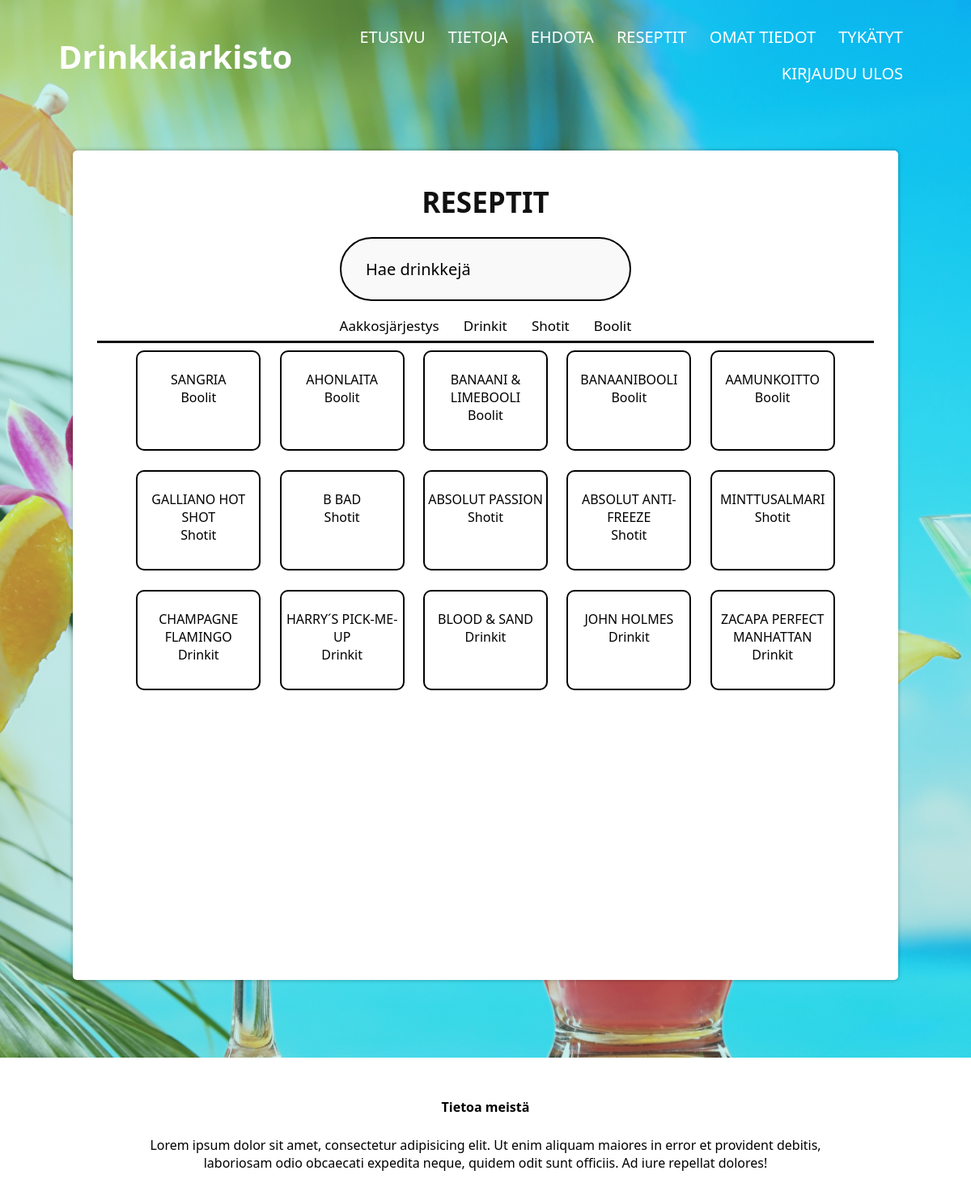
Screenshot of /drinkki.php (signed in) with the database file from the repository.
### tables this page shows
CREATE TABLE `drinkki` (
  `id` int(11) NOT NULL,
  `nimi` varchar(255) NOT NULL,
  `kuvaus` varchar(1024) NOT NULL,
  `kategoria` varchar(255) NOT NULL,
  `ainesosat` varchar(255) NOT NULL,
  `ohje` varchar(1024) NOT NULL,
  `tekija` varchar(255) NOT NULL,
  `hyvaksytty` int(11) NOT NULL
);

### drinkki.php (the view, shortened to what this page needs)
<?php
include('yhteys.php');
$sql = "SELECT * FROM drinkki;";
$result = mysqli_query($conn, $sql);
$resultCheck = mysqli_num_rows($result);
$ajarjestys = $_GET['id'];
$drinkit = $_GET['id'];
$shotit = $_GET['id'];
$booli = $_GET['id'];
?>
<!DOCTYPE html>
<html lang="en">
<head>
    <link rel="stylesheet" type="text/css" href="drinkki.css">
</head>
<body>
    <section class="header">
        <nav>
            <h1 id="mainheader">Drinkkiarkisto</h1>
            <div class="nav-links">
                <ul>
                    <li><a href="kayttaja.php">ETUSIVU</a></li>
                    <li><a href="tietoja1.php">TIETOJA</a></li>
                    <li><a href="ehdota.php">EHDOTA</a></li>
                    <li><a href="drinkki.php">RESEPTIT</a></li>
                    <li><a href="muokkaatietoja.php">OMAT TIEDOT</a></li>
                    <li><a href="tykkaa.php">TYKÄTYT</a></li>
                    <li><a href="kirjaudu-ulos.php">KIRJAUDU ULOS</a></li>
                </ul>
            </div>
        </nav>
        <div class="container">
            <div class="alaviiva">
                <h1 id="otsikko">RESEPTIT</h1>
                <form action="" class="haku">
                    <input type="text" name="search" value="<?php if(isset($_GET['search'])){echo $_GET['search']; } ?>"
                        placeholder="Hae drinkkejä">
                </form>
                <div id="kategoriat">
                    <a href="drinkki.php?id=ajarjestys" class="haku2" name="ajarjestys">Aakkosjärjestys</a>
                    <a href="drinkki.php?id=drinkit" class="haku2" name="drinkit">Drinkit</a>
                    <a href="drinkki.php?id=shotit" class="haku2" name="shotit">Shotit</a>
                    <a href="drinkki.php?id=boolit" class="haku2" name="boolit">Boolit</a>
                </div>
            </div>
            <div id="juomat">
                <?php
                    if($ajarjestys == "ajarjestys"){
                        $jarjesta = "ASC";
                        $sql1 = "SELECT * FROM drinkki ORDER BY nimi $jarjesta";
                        $result1 = mysqli_query($conn, $sql1);
                        $resultCheck1 = mysqli_num_rows($result1);
                        if ($resultCheck1 > 0) {
                            while ($row1 = mysqli_fetch_assoc($result1)) {
                                ?>
                <a href="resepti.php?id=<?php echo $row1['id']; ?>" class="drinkki">
                    <div class="laatikot">
                        <p><?php echo $row1['nimi'] ."<br>". $row1['kategoria'] . "<br>";?></p>
                    </div>
                </a>
                <?php
                                }
                            }
                                }
                    elseif(!isset($_GET['search'])){
                        if ($resultCheck > 0) {
                            while ($row = mysqli_fetch_assoc($result)) {
                                ?>
                <a href="resepti.php?id=<?php echo $row['id']; ?>" class="drinkki">
                    <div class="laatikot">
                        <p><?php echo $row['nimi'] ."<br>". $row['kategoria'] . "<br>";?></p>
                    </div>
                </a>
                <?php
                                }
                            }
                     }
                ?>
            </div>
        </div>
        <footer class="footer">
            <h4>Tietoa meistä</h4>
            <p>Lorem ipsum dolor sit amet, consectetur adipisicing elit. Ut enim aliquam maiores in error et provident
                debitis,<br>
                laboriosam odio obcaecati expedita neque, quidem odit sunt officiis. Ad iure repellat dolores!</p>
        </footer>
    </section>
</body>
</html>

### drinkki.css (style rules this page uses)
* { margin: 0px; padding: 0px; font-family: "Segoe UI", Tahoma, Geneva, Verdana, sans-serif; }
.header { max-height: 100%; width: 100%; background-image: linear-gradient( rgba(43, 199, 191, 0.25), rgba(43, 199, 191, 0.25) ), url("images/tausta4.jpg"); background-position: center; background-size: cover; background-attachment: fixed; position: relative; }
#mainheader { font-size: 40px; color: #fff; }
nav { display: flex; padding: 2% 6%; justify-content: space-between; align-items: center; margin-bottom: 4%; }
.nav-links { flex: 1; text-align: right; }
.nav-links ul li { list-style: none; display: inline-block; padding: 8px 12px; position: relative; }
.nav-links ul li a { color: #fff; text-decoration: none; font-size: 20px; }
.nav-links ul li::after { content: ""; width: 0%; height: 2px; background: #f44336; display: block; margin: auto; transition: 0.5s; }
.container { width: 80%; overflow-y: scroll; min-height: 72vh; max-height: 72vh; margin: 0 auto; margin-top: 2%; background: #fff; border-radius: 5px; box-shadow: 0 0 5px rgba(0, 0, 0, 0.3); padding: 40px 30px; text-align: center; }
#otsikko { color: #111; display: block; margin-left: auto; margin-right: auto; width: 40%; padding-bottom: 1%; font-size: 35px; }
.alaviiva { border-bottom: solid 3px #111; }
.haku { display: block; margin-left: auto; margin-right: auto; width: 40%; background: rgba(255, 255, 255, 0.2); align-items: center; border-radius: 60px; padding: 10px 20px; margin-bottom: 0.2%; }
.haku input { border: 2px solid #000000; background: rgb(211, 211, 211, 0.15); border-radius: 50px; flex: 1; outline: none; padding: 24px 30px; font-size: 20px; color: #000000; }
::placeholder { color: #000000; }
#juomat { max-width: 100%; }
#juomat a { display: inline-block; margin: 1%; }
.laatikot { float: left; transition: 0.5s; color: #000000; border: 2px solid black; border-radius: 10px; width: 150px; height: 120px; }
.laatikot p { padding-top: 15%; padding-bottom: 15%; }
.drinkki { text-decoration: none; color: black; }
.haku2 { display: inline-block; transition: 0.5s; color: #000000; font-size: 17px; padding: 7px 13px; border-radius: 3px; text-decoration: none; border: none; background-color: #fff; }
.footer { background: #fff; width: 100%; text-align: center; padding: 30px 0; margin-top: 8%; }
.footer h4 { margin-bottom: 25px; margin-top: 20px; font-weight: 600; }

### rows the page displays
drinkki: nimi "SANGRIA", kategoria "Boolit"
drinkki: nimi "AHONLAITA", kategoria "Boolit"
drinkki: nimi "BANAANI & LIMEBOOLI", kategoria "Boolit"
drinkki: nimi "BANAANIBOOLI", kategoria "Boolit"
drinkki: nimi "AAMUNKOITTO", kategoria "Boolit"
drinkki: nimi "GALLIANO HOT SHOT", kategoria "Shotit"
drinkki: nimi "B BAD", kategoria "Shotit"
drinkki: nimi "ABSOLUT PASSION", kategoria "Shotit"
drinkki: nimi "ABSOLUT ANTI-FREEZE", kategoria "Shotit"
drinkki: nimi "MINTTUSALMARI", kategoria "Shotit"
drinkki: nimi "CHAMPAGNE FLAMINGO", kategoria "Drinkit"
drinkki: nimi "HARRY´S PICK-ME-UP", kategoria "Drinkit"
drinkki: nimi "BLOOD & SAND", kategoria "Drinkit"
drinkki: nimi "JOHN HOLMES", kategoria "Drinkit"
drinkki: nimi "ZACAPA PERFECT MANHATTAN", kategoria "Drinkit"
